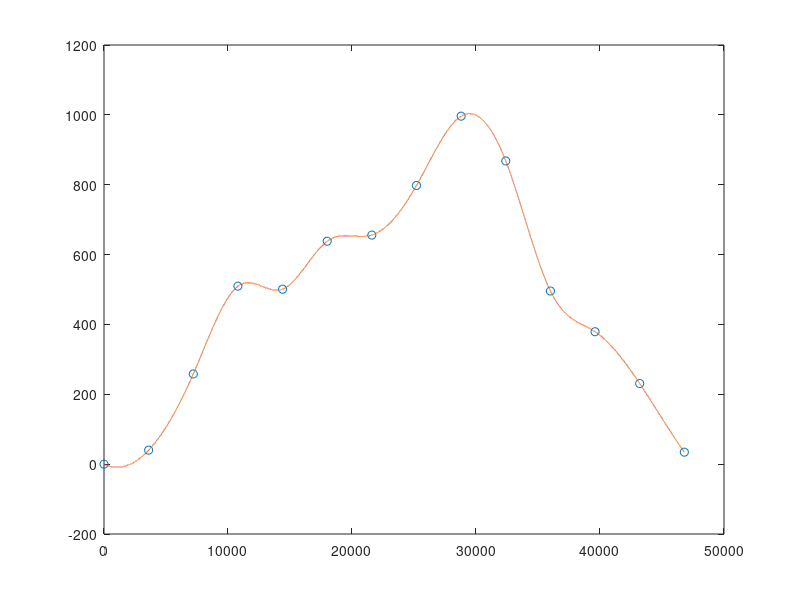

Write the MATLAB code that produced this figure.
clear
clc


function y = incidencia_de_radiacao()
  tempo = [0	3600	7200	10800	14400	18000	21600	25200	28800	32400	36000	39600	43200	46800];
  radiacao_incidente = [0,144.52,929.58,1834.64,1803.24,2297.38,2361.13,2872.26,3586.55,3124.73,1784.52,1364.89,830.81,123.55]; # kJ/m^2

  radiacao_incidente = radiacao_incidente*1000/3600; # watts/ m^2

  # CALCULANDOS OS POLINOMIOS INTERPOLADORES (SPLINES)
  s = spline(tempo,radiacao_incidente);
  # SUBSTITUINDO VALORES
  xx = min(tempo):1:max(tempo);
  yy = ppval(s,xx);
  # CALCULANDO VOLUME
  y = yy;
  
  plot(tempo, radiacao_incidente,'o')
  hold
  plot(xx,yy)
endfunction

incidencia_de_radiacao();